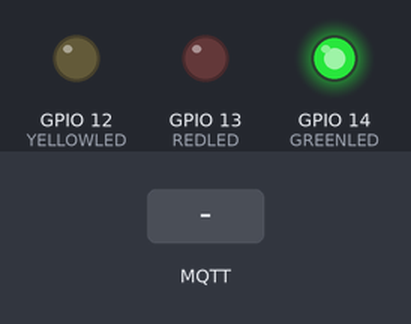
Bench run of a sketch on a simulated ESP8266 (NodeMCU). On the bench: output pins drawn as LEDs (lit = HIGH). The test bench sets the inputs (shaded band). WiFi joins after 1.5 s; servers stay silent unless stated; no MQTT or app messages arrive unless stated; what the sketch prints to the serial monitor is not drawn.

Above: at 2.7 s.
2.8 s: MQTT message "5" arrives on the first subscribed topic
At 4.0 s:
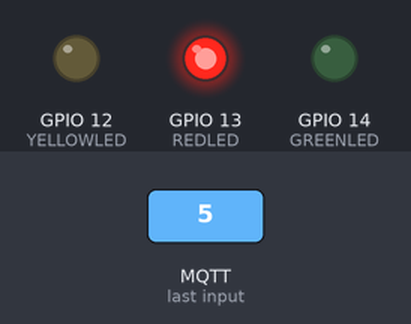
4.3 s: MQTT message "90" arrives on the first subscribed topic
At 5.3 s:
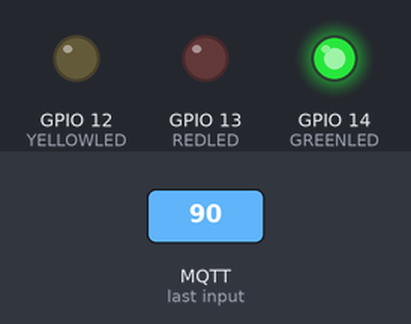
5.8 s: MQTT message "1" arrives on the first subscribed topic
At 6.5 s:
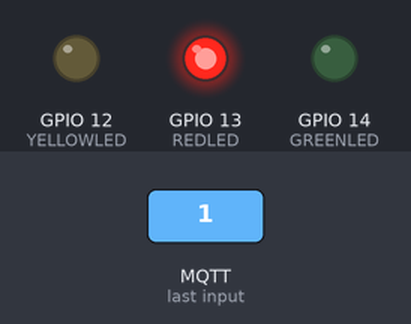
Timing chart, 0 to 8.8 s (numbered marks = the images above; inputs shaded):
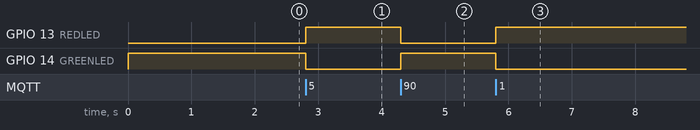

Measured:
- after the input at 2.8 s, GPIO 13 (REDLED): LOW → HIGH at once; GPIO 14 (GREENLED): HIGH → LOW at once
- after the input at 4.3 s, GPIO 13 (REDLED): HIGH → LOW at once; GPIO 14 (GREENLED): LOW → HIGH at once
- after the input at 5.8 s, GPIO 13 (REDLED): LOW → HIGH at once; GPIO 14 (GREENLED): HIGH → LOW at once

The sketch:

sketch_jul21a.ino
```cpp
#include <ESP8266WiFi.h>
#include <PubSubClient.h>
#include <stdlib.h>
#include <string>

const char* ssid = "PrinterNetwork";
const char* password =  "robotics";
const char* mqtt_server = "192.168.0.111";
const int mqtt_port = 1883;
//const char* host = "192.168.1.93"; // only electronics-fun.com not https://electronics-fun.com
int REDLED = 13;   // led connected to GPIO2 (D4)
int YELLOWLED = 12;
int GREENLED = 14;

struct State
{
  bool g;
  bool y;
  bool r;
  int duration;
  int id;
};

State nothing = {0,0,0,1};
State green6 = {1,0,0,6};
State green1 = {1,0,0,1};
State yellow3 = {0,1,0,3};
State yellow1 = {0,1,0,1};
State red6 = {0,0,1,6};
State red1 = {0,0,1,1};
State yellow_red = {0,1,1,3};

State mode[16] = {green6, nothing, green1, nothing, green1, nothing, green1, yellow3, red6, red1, red1, red1, red1, red1, red1, yellow_red};

const int httpPort = 80; // 80 is for HTTP / 443 is for HTTPS!
int current_state = 0;

WiFiClient espClient;
PubSubClient client(espClient);

// 192.168.1.118

void handle_state(State s)
{
  digitalWrite(GREENLED, s.g);
  digitalWrite(YELLOWLED, s.y);
  digitalWrite(REDLED, s.r);
  delay(s.duration * 1000);
}

void setup()
{
  pinMode(REDLED, OUTPUT);
  pinMode(YELLOWLED, OUTPUT);
  pinMode(GREENLED, OUTPUT);
  digitalWrite(REDLED, LOW);
  digitalWrite(GREENLED, HIGH);
  digitalWrite(YELLOWLED, LOW);
  Serial.begin(115200);
  WiFi.begin(ssid, password);
  while (WiFi.status() != WL_CONNECTED)
  {
    delay(500);
    Serial.println("Connecting to WiFi..");
  }
  Serial.print("Connected to WiFi :");
  Serial.println(WiFi.SSID());
  client.setServer(mqtt_server, mqtt_port);
  client.setCallback(MQTTcallback);
  while (!client.connected())
  {
    Serial.println("Connecting to MQTT...");
    if (client.connect("ESP8266_2"))
    {
      Serial.println("connected");
    }
    else
    {
      Serial.print("failed with state ");
      Serial.println(client.state());
      delay(2000);
    }
  }
  client.subscribe("esp/test");
}


void MQTTcallback(char* topic, byte* payload, unsigned int length)
{
  Serial.println("callback");
  Serial.print("Message received in topic: ");
  Serial.println(topic);
  Serial.print("Message:");
  String message;
  for (int i = 0; i < length; i++)
  {
    message = message + (char)payload[i];
  }
  Serial.print(message);
  int f = message.toInt();
  handle_state(mode[(f + 8) % 16]);
  Serial.println();
  Serial.println("-----------------------");
}


void loop()
{

  Serial.println("loop");
  client.loop();

/////////////////////////////////////////////////////////////////////////////////////////
// char g[3];
// itoa(current_state, g, 10);
// client.publish("esp/test", g);
// handle_state(mode[current_state]);
// current_state = (current_state + 1) % 16;


  ////////////////////////////////////////////////////////////////////////////////////////

  // WiFiClient client = server.available();

  // if (!client){
  //   return;
  // }
  // Serial.println("Waiting for new client");

  // while(!client.available()){
  //   delay(1);
  // }

  // String request = client.readStringUntil('\r');
  // Serial.println(request);
  // client.flush();

  //  digitalWrite(LED,LOW);
  //  delay(200);
  //  digitalWrite(LED, HIGH);
  //  delay(200);
  //  digitalWrite(LED, LOW);
  //  delay(200);
  //  digitalWrite(LED, HIGH);
  //  delay(200);

  // int value = LOW;

  // if(request.indexOf("/LED=ON") != -1){
  //   digitalWrite(LED, LOW); // Turn LED ON
  //   value = HIGH;
  // }

  // if(request.indexOf("/LED=OFF") != -1)

  // {

  //   digitalWrite(LED, LOW); // Turn LED OFF

  //   value = LOW;

  // }
}
```
